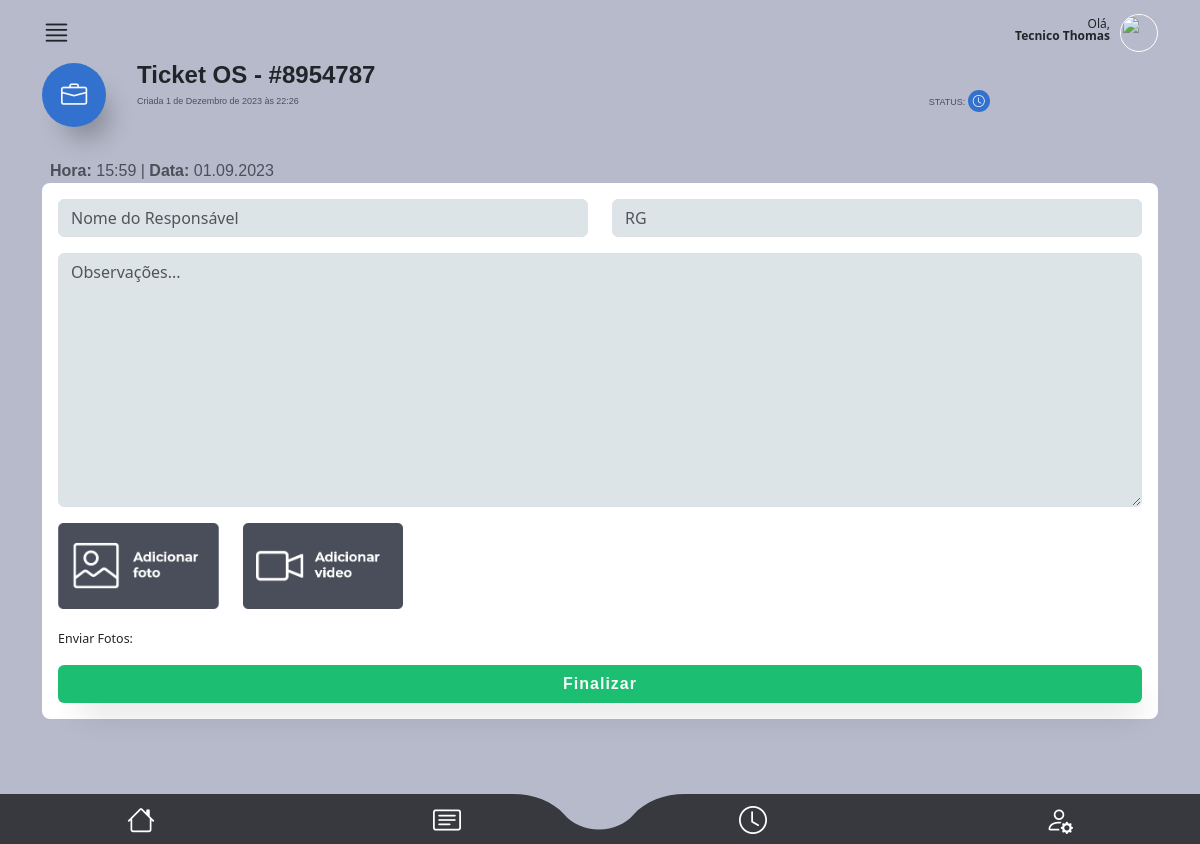
The app's page /main/finalizar_os/8 (signed in) with its own data.
### authentication/models.py (models this page shows, shortened)
class CustomUser(AbstractUser):
    telefone = models.CharField(max_length=15, null=False)
    endereco = models.ForeignKey(
        Endereco, on_delete=models.CASCADE, null=True, default=None
    )
    foto = models.ImageField(upload_to="img/perfil_user/", null=True, blank=True)
    email = models.EmailField(unique=True)

### staff/models.py (models this page shows, shortened)
class OrdemDeServico(models.Model):
    ticket = models.CharField(max_length=200, unique=True)
    tecnico = models.ForeignKey(
        CustomUser,
        on_delete=models.CASCADE,
        related_name="ordens_técnico",
        null=True,
        default=None,
    )
    staff = models.ForeignKey(
        CustomUser, on_delete=models.CASCADE, related_name="ordens_staff"
    )
    descricao = models.TextField(max_length=600)
    previsao_chegada = models.DateTimeField(editable=True)
    previsao_execucao = models.DateTimeField(editable=True)
    material = models.CharField(max_length=100, validators=[MinLengthValidator(3)])
    equipamento = models.CharField(max_length=100, validators=[MinLengthValidator(3)])
    data_criacao = models.DateTimeField(auto_now_add=True)
    cliente = models.ForeignKey(Cliente, on_delete=models.CASCADE)
    endereco = models.ForeignKey(Endereco, on_delete=models.CASCADE)
    contrato = models.CharField(max_length=700, null=True, blank=True)
    atividade = models.CharField(max_length=50, choices=ACTIVITY_CHOICES)
    status_tecnico = models.CharField(max_length=50, choices=TECNICAL_CHOICES)
    status = models.CharField(
        max_length=10, choices=STATUS_CHOICES, default="Aguardando"
    )
    atraso_em_minutos = models.CharField(max_length=50, choices=ATRASO_CHOICES)
    atraso_descricao = models.TextField(max_length=400)
    descricao_reagendamento = models.TextField(max_length=400)
    vezes_reagendada = models.IntegerField(default=0)
    aceite = models.BooleanField(default=False)

### main/views.py (the view, shortened to what this page needs)
# urls.py: path("finalizar_os/<int:ordem_id>", views.finalizar_os, name="finalizar_os"),
@is_tecnico_and_owner
def finalizar_os(request, ordem_id):
    try:
        if request.method == "GET":
            historico_form = HistoricoOsFinalizadaForm()
            user = request.user
            aceites = calcula_aceite(user)
            ordem = get_object_or_404(
                OrdemDeServico,
                id=ordem_id,
                status__in=["Atenção", "Urgente", "Aguardando", "Concluído"],
            )
            if ordem.status == "Concluído":
                return HttpResponse("Ordem de Serviço já finalizada")
            ordem.status_tecnico = "Finalizado"
            ordem.save()
            return render(
                request,
                "finalizar_os.html",
                {"ordem": ordem, "user": user, "historico_form": historico_form},
            )
        return HttpResponse("Método não permitido")
    except Exception as e:
        return render(request, "error.html", {"error_message": str(e)})

### staff/forms.py
class HistoricoOsFinalizadaForm(forms.ModelForm):
    class Meta:
        model = HistoricoOsFinalizada
        exclude = ["ordem_de_servico"]
    def __init__(self, *args, **kwargs):
        super(HistoricoOsFinalizadaForm, self).__init__(*args, **kwargs)
        for field_name, field in self.fields.items():
            if "class" in field.widget.attrs:
                field.widget.attrs["class"] += " form-control"
            else:
                field.widget.attrs["class"] = "form-control"
        self.fields["nome_responsavel"].widget.attrs[
            "placeholder"
        ] = "Nome do Responsável"
        self.fields["rg_responsavel"].widget.attrs["placeholder"] = "RG"
        self.fields["observacoes"].widget.attrs["placeholder"] = "Observações..."

### main/helpers.py (called while the page is built)
def is_tecnico_and_owner(view_func):
    @wraps(view_func)
    def _wrapped_view(request, ordem_id, *args, **kwargs):
        user = request.user
        try:
            ordem = OrdemDeServico.objects.get(id=ordem_id)
            if user.groups.filter(name="Técnico").exists() and ordem.tecnico == user:
                return view_func(request, ordem_id, *args, **kwargs)
        except OrdemDeServico.DoesNotExist:
            return HttpResponse("Os não existe")
        return HttpResponse(
            "Acesso não autorizado"
        )  # Ou redirecione para uma página de erro
    return _wrapped_view

def calcula_aceite(user):
    try:
        ordens = OrdemDeServico.objects.filter(
            tecnico=user, aceite=False, status__in=["Aguardando", "Atenção", "Urgente"]
        )
        pendentes = len(ordens)
        return {"pendentes": pendentes}
    except Exception as e:
        print(f"Erro ao calcular aviso: {e}")
        return {"pendentes": 0}

### main/templates/finalizar_os.html (shortened to what this page needs)
{% extends "base2.html" %} {%load static%}  {% block rest %}
<section id="detalhes_oc_scr">
  <div class="container">
    <div id="oc_detalhes">
      <div class="oc_titulo mb-1 mb-md-3">
        <div class="row">
          <div class="col-3 col-md-1">
            <div class="icon bg01">
              <i class="bi bi-briefcase text-light"></i>
            </div>
          </div>
          <div class="col-9 col-md-10">
            <h4 class="font-bold">Ticket OS - #{{ordem.ticket}}</h4>
            <div class="row">
              <div class="col-8 col-md-10">
                <p class="font-medium color04">Criada {{ordem.data_criacao}}</p>
              </div>
              <div class="col-4 col-md-2">
                <p class="font-medium color04">
                  STATUS:
                  <span class="icon_sm bg01"
                    ><i class="bi bi-clock text-light"></i
                  ></span>
                </p>
              </div>
            </div>
          </div>
        </div>
      </div>
      <div class="oc_ocorrencia">
        <label class="mt-3 ms-2 font-medium color04 fs-6"
          ><span class="font-bold">Hora:</span> 15:59 |
          <span class="font-bold">Data:</span> 01.09.2023</label
        >
        <div class="detalhes_ocorrencia">
          <form
            method="POST"
            id="form_finalizar_os"
            enctype="multipart/form-data"
            class="row"
            action="{% url 'finalizar_os' ordem.id %}"
          >
            <div class="col-6">{{historico_form.nome_responsavel}}</div>
            <div class="col-6">{{historico_form.rg_responsavel}}</div>
            <div class="col-12 mt-3">{{historico_form.observacoes}}</div>
            <div class="col-6 col-md-2 mt-3">
              <div class="btn_wrapper">
                <img
                  src="{% static 'assets/img/btn_add_picture.png' %}"
                  class="w-100"
                />
                <div class="mt-3">
                  <label for="id_fotos">Enviar Fotos:</label>
                </div>
              </div>
            </div>
            <div class="col-6 col-md-2 mt-3">
              <div class="btn_wrapper">
                <img
                  src="{% static 'assets/img/btn_add_video.png' %}"
                  class="w-100"
                />
              </div>
            </div>
            <div class="col-12">
              <button
                type="submit"
                class="btn bg02 text-light w-100 box-shadow fs-6 font-bold mt-3"
              >
                Finalizar
              </button>
            </div>
          </form>
        </div>
      </div>
    </div>
  </div>
</section>
{% endblock %}

### main/templates/base2.html (shortened to what this page needs)
{%load static%}
<!DOCTYPE html>
<html lang="en" data-bs-theme="auto">
  <head>
    <link
      rel="stylesheet"
      href="https://cdn.jsdelivr.net/npm/@docsearch/css@3"
    />
    <link
      rel="stylesheet"
      href="https://cdn.jsdelivr.net/npm/bootstrap-icons@1.11.1/font/bootstrap-icons.css"
    />
    <link
      href="{% static 'assets/dist/css/bootstrap.min.css' %}"
      rel="stylesheet"
    />
    <link href="{% static 'assets/css/app_mamminfo.css' %}" rel="stylesheet" />
  </head>
  <body>
    <main class="bg03">
      <header>
        <div class="container">
          <div id="super_menu">
            <div class="row">
              <div class="col-3 text-start">
                <i class="bi bi-justify i_main"></i> {% if pendentes != 0 %}{% endif %}
              </div>
              <div class="col-9 text-end">
                <p class="mt-2">
                  Olá,<br />
                  <strong>{{ user.first_name }} {{ user.last_name }}</strong>
                </p>
                <div class="photo_user mt-1">
                  {% if request.user.foto %}
                  <img src="{{ request.user.foto.url }}" alt="User Photo" />
                  {% else %}
                  <img
                    src="https://cdn-icons-png.flaticon.com/512/3106/3106807.png?auto=format&fit=crop&q=80&w=1760&ixlib=rb-4.0.3&ixid=M3wxMjA3fDB8MHxwaG90by1wYWdlfHx8fGVufDB8fHx8fA%3D%3D"
                    alt=""
                  />
                  {% endif %}
                </div>
              </div>
            </div>
          </div>
        </div>
      </header>
      {% block rest %}{% endblock %}
    </main>
    <footer>
      <ul class="row">
        <li class="col-3 mt-1">
          <a href="{% url 'dashboard' %}"><i class="bi bi-house"></i></a>
        </li>
        <li class="col-3 p-0 mt-1 text-start text-md-center">
          <a href="{% url 'minhas_os' %}" class="text-start text-md-center"
            ><i class="bi bi-card-text"></i
          ></a>
        </li>
        <li class="col-3 p-0 mt-1 text-end text-md-center">
          <a href="{% url 'aceite' %}" class="text-end text-md-center"
            ><i class="bi bi-clock">{% if pendentes != 0 %}{% endif %}</i
          ></a>
        </li>
        <li class="col-3 mt-1">
          <a href="{% url 'tela_user' %}"><i class="bi bi-person-gear"></i></a>
        </li>
      </ul>
    </footer>
  </body>
</html>

### main/templates/static/assets/css/app_mamminfo.css (style rules this page uses)
html { font-family: 'Noto', sans-serif;background: #ced0dc; }
.font-medium { font-family: 'NotoMedium', sans-serif;font-weight: 400; }
.font-bold { font-family: 'NotoBold', sans-serif;font-weight: 600; }
.bg01 { background: #3371cf; }
.bg02 { background: #1cbf71; }
.bg03 { background: #b7baca; }
.color04 { color: #4c4f5a; }
section { height: auto;min-height: 90vh;max-width: 100vw;width: 100%; }
.box-shadow { box-shadow: 10px 20px 32px -12px rgba(0,0,0,.2); }
.btn { letter-spacing: 1px; }
#super_menu { padding: 10px 0;position: relative; }
#super_menu p { font-size: .75rem;line-height: 100%;display: inline-block;margin: 0 10px 0 0; }
#super_menu .i_main { font-size: 1.8rem; }
#super_menu .photo_user { float: right;display: inline-block; }
#super_menu .photo_user img { width: 38px;height: 38px;display: block;border-radius: 38px;object-fit: cover;transform-origin: 50% 50%;border: 1px solid #fff; }
footer { position: fixed;z-index: 5; width: 100%;bottom: 0;background: url(../img/footer.svg) 50% 50% / cover;height: 50px; }
footer ul { padding: 0;margin: 0;text-align: center; }
footer ul li { list-style: none;display: inline-block; }
footer li a { color: #fff;font-size: 1.75rem;width: 100%;text-align: center;display: block; }
#oc_detalhes .oc_titulo .icon { width: 64px;height: 64px;border-radius: 64px;display: inline-block;text-align: center;line-height: 64px;box-shadow: 12px 20px 24px -8px rgba(0,0,0,.25); }
#oc_detalhes .oc_titulo .icon i { font-size: 1.64rem; }
#oc_detalhes .oc_titulo h4 { line-height: 100%; }
#oc_detalhes .oc_titulo p { font-size: .56rem;margin: 0; }
#oc_detalhes .oc_titulo .icon_sm { width: 22px;height: 22px;border-radius: 22px;display: inline-block;text-align: center;line-height: 22px;margin-top: -5px; }
#oc_detalhes .oc_titulo .icon_sm i { font-size: .75rem; }
#oc_detalhes { padding-bottom: 50px; }
#oc_detalhes .oc_ocorrencia label { font-size: .78rem; }
#oc_detalhes .oc_ocorrencia .detalhes_ocorrencia { background: #fff;border-radius: 8px;padding: 16px;margin-bottom: 75px; }
#oc_detalhes .oc_ocorrencia .detalhes_ocorrencia form .form-control { background: #dde4e8; }
#oc_detalhes .oc_ocorrencia .detalhes_ocorrencia form textarea { min-height: 100px; }
#oc_detalhes .oc_ocorrencia .detalhes_ocorrencia .btn_wrapper { position: relative; }

### records on screen
CustomUser: first_name "Tecnico", last_name "Thomas"
OrdemDeServico: ticket "8954787", data_criacao "1 de Dezembro de 2023 às 22:26"
